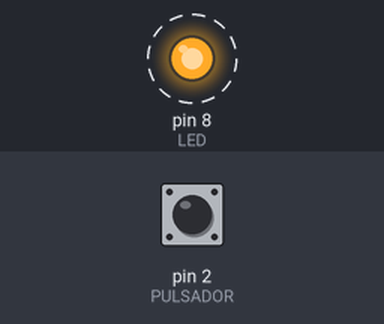
Recording of a sketch running on a simulated Arduino Uno, built with avr-gcc and run on an emulated ATmega328P. Shown: output pins drawn as LEDs (lit = HIGH). Dashed ring = blinking. The inputs (shaded band) are chosen by the test bench; at power-on: pin 2 (PULSADOR) HIGH.

Above: at 0.05 s.
Timing chart, 0 to 3.0 s (numbered marks = the images above):
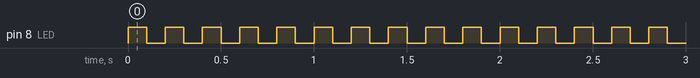

Measured:
- by itself, pin 8 (LED): alternates HIGH for 0.10 s and LOW for 0.10 s

The sketch:

Tema5_1.ino
```cpp
#define LED 8
#define PULSADOR 2

void setup() {

  pinMode(LED, OUTPUT);
  pinMode(PULSADOR, INPUT);

}

void loop() {

  while (digitalRead(PULSADOR) == LOW) {}

  while (1 == 1) {
    digitalWrite(LED, HIGH);
    delay(100);
    digitalWrite(LED, LOW);
    delay(100);
  }
}
```
